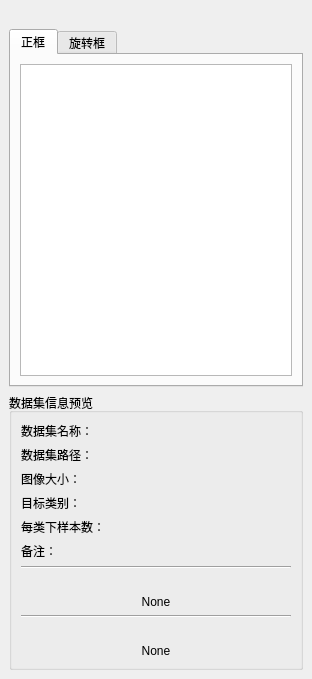
  <widget class="QDockWidget" name="datasetDock">
   <property name="minimumSize">
    <size>
     <width>312</width>
     <height>679</height>
    </size>
   </property>
   <property name="windowTitle">
    <string>数据库</string>
   </property>
   <attribute name="dockWidgetArea">
    <number>1</number>
   </attribute>
   <widget class="QWidget" name="dockWidgetContents_dataset">
    <layout class="QVBoxLayout" name="verticalLayout_3">
     <item>
      <spacer name="horizontalSpacer">
       <property name="orientation">
        <enum>Qt::Horizontal</enum>
       </property>
       <property name="sizeHint" stdset="0">
        <size>
         <width>40</width>
         <height>20</height>
        </size>
       </property>
      </spacer>
     </item>
     <item>
      <widget class="QTabWidget" name="tabWidget_datasetType">
       <property name="contextMenuPolicy">
        <enum>Qt::DefaultContextMenu</enum>
       </property>
       <property name="whatsThis">
        <string>&lt;html&gt;&lt;head/&gt;&lt;body&gt;&lt;p&gt;&lt;br/&gt;&lt;/p&gt;&lt;/body&gt;&lt;/html&gt;</string>
       </property>
       <property name="tabPosition">
        <enum>QTabWidget::North</enum>
       </property>
       <property name="tabShape">
        <enum>QTabWidget::Rounded</enum>
       </property>
       <property name="currentIndex">
        <number>0</number>
       </property>
       <property name="elideMode">
        <enum>Qt::ElideNone</enum>
       </property>
       <property name="movable">
        <bool>true</bool>
       </property>
       <property name="tabBarAutoHide">
        <bool>false</bool>
       </property>
       <widget class="QWidget" name="tab_BBOX">
        <attribute name="title">
         <string>正框</string>
        </attribute>
        <layout class="QVBoxLayout" name="verticalLayout_21">
         <item>
          <widget class="QTreeView" name="treeView_BBOX"/>
         </item>
        </layout>
       </widget>
       <widget class="QWidget" name="tab_RBOX">
        <attribute name="title">
         <string>旋转框</string>
        </attribute>
        <layout class="QVBoxLayout" name="verticalLayout_20">
         <item>
          <widget class="QTreeView" name="treeView_RBOX"/>
         </item>
        </layout>
       </widget>
      </widget>
     </item>
     <item>
      <widget class="QGroupBox" name="groupBox">
       <property name="title">
        <string>数据集信息预览</string>
       </property>
       <layout class="QVBoxLayout" name="verticalLayout_24">
        <item>
         <layout class="QVBoxLayout" name="verticalLayout_23">
          <item>
           <layout class="QHBoxLayout" name="horizontalLayout_31">
            <item>
             <widget class="QLabel" name="label_72">
              <property name="text">
               <string>数据集名称：</string>
              </property>
             </widget>
            </item>
            <item>
             <widget class="QLabel" name="label_datasetDock_datasetName">
              <property name="minimumSize">
               <size>
                <width>10</width>
                <height>0</height>
               </size>
              </property>
              <property name="text">
               <string/>
              </property>
             </widget>
            </item>
           </layout>
          </item>
          <item>
           <layout class="QHBoxLayout" name="horizontalLayout_37">
            <item>
             <widget class="QLabel" name="label_84">
              <property name="text">
               <string>数据集路径：</string>
              </property>
             </widget>
            </item>
            <item>
             <widget class="QLabel" name="label_datasetDock_PATH">
              <property name="minimumSize">
               <size>
                <width>10</width>
                <height>0</height>
               </size>
              </property>
              <property name="text">
               <string/>
              </property>
             </widget>
            </item>
           </layout>
          </item>
          <item>
           <layout class="QHBoxLayout" name="horizontalLayout_33">
            <item>
             <widget class="QLabel" name="label_76">
              <property name="text">
               <string>图像大小：</string>
              </property>
             </widget>
            </item>
            <item>
             <widget class="QLabel" name="label_datasetDock_imgSize">
              <property name="minimumSize">
               <size>
                <width>10</width>
                <height>0</height>
               </size>
              </property>
              <property name="text">
               <string/>
              </property>
             </widget>
            </item>
           </layout>
          </item>
          <item>
           <layout class="QHBoxLayout" name="horizontalLayout_32">
            <item>
             <widget class="QLabel" name="label_74">
              <property name="text">
               <string>目标类别：</string>
              </property>
             </widget>
            </item>
            <item>
             <widget class="QLabel" name="label_datasetDock_claNum">
              <property name="minimumSize">
               <size>
                <width>10</width>
                <height>0</height>
               </size>
              </property>
              <property name="text">
               <string/>
              </property>
             </widget>
            </item>
           </layout>
          </item>
          <item>
           <layout class="QHBoxLayout" name="horizontalLayout_34">
            <item>
             <widget class="QLabel" name="label_78">
              <property name="text">
               <string>每类下样本数：</string>
              </property>
             </widget>
            </item>
            <item>
             <widget class="QLabel" name="label_datasetDock_targetNumEachCla">
              <property name="minimumSize">
               <size>
                <width>10</width>
                <height>0</height>
               </size>
              </property>
              <property name="text">
               <string/>
              </property>
             </widget>
            </item>
           </layout>
          </item>
          <item>
           <layout class="QHBoxLayout" name="horizontalLayout_35">
            <item>
             <widget class="QLabel" name="label_80">
              <property name="text">
               <string>备注：</string>
              </property>
             </widget>
            </item>
            <item>
             <widget class="QLabel" name="label_datasetDock_note">
              <property name="minimumSize">
               <size>
                <width>10</width>
                <height>0</height>
               </size>
              </property>
              <property name="text">
               <string/>
              </property>
             </widget>
            </item>
           </layout>
          </item>
         </layout>
        </item>
        <item>
         <widget class="Line" name="line_2">
          <property name="orientation">
           <enum>Qt::Horizontal</enum>
          </property>
         </widget>
        </item>
        <item>
         <widget class="QLabel" name="label_datasetDock_imageView1">
          <property name="minimumSize">
           <size>
            <width>10</width>
            <height>10</height>
           </size>
          </property>
          <property name="text">
           <string/>
          </property>
          <property name="alignment">
           <set>Qt::AlignCenter</set>
          </property>
         </widget>
        </item>
        <item>
         <widget class="QLabel" name="label_datasetDock_imageInfo1">
          <property name="text">
           <string>None</string>
          </property>
          <property name="alignment">
           <set>Qt::AlignHCenter|Qt::AlignTop</set>
          </property>
         </widget>
        </item>
        <item>
         <widget class="Line" name="line_4">
          <property name="orientation">
           <enum>Qt::Horizontal</enum>
          </property>
         </widget>
        </item>
        <item>
         <widget class="QLabel" name="label_datasetDock_imageView2">
          <property name="minimumSize">
           <size>
            <width>10</width>
            <height>10</height>
           </size>
          </property>
          <property name="text">
           <string/>
          </property>
          <property name="alignment">
           <set>Qt::AlignCenter</set>
          </property>
         </widget>
        </item>
        <item>
         <widget class="QLabel" name="label_datasetDock_imageInfo2">
          <property name="text">
           <string>None</string>
          </property>
          <property name="alignment">
           <set>Qt::AlignHCenter|Qt::AlignTop</set>
          </property>
         </widget>
        </item>
       </layout>
      </widget>
     </item>
    </layout>
   </widget>
  </widget>
